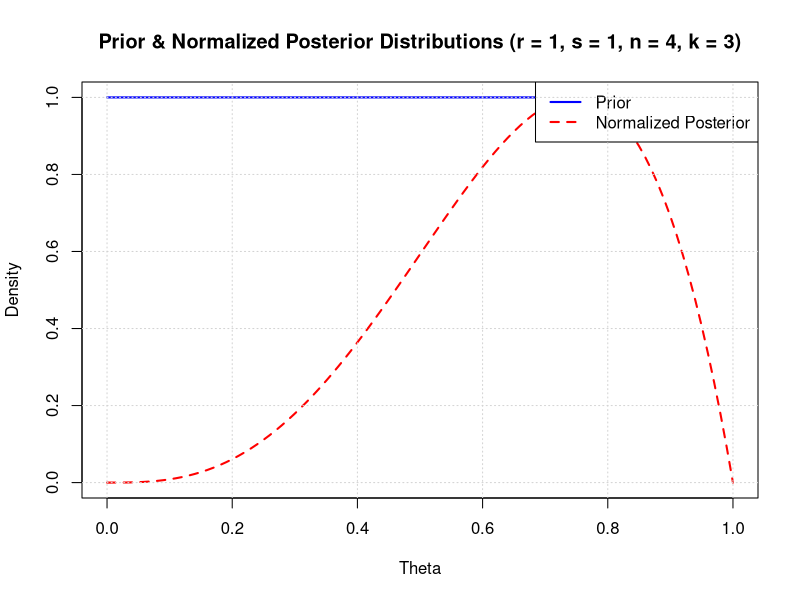
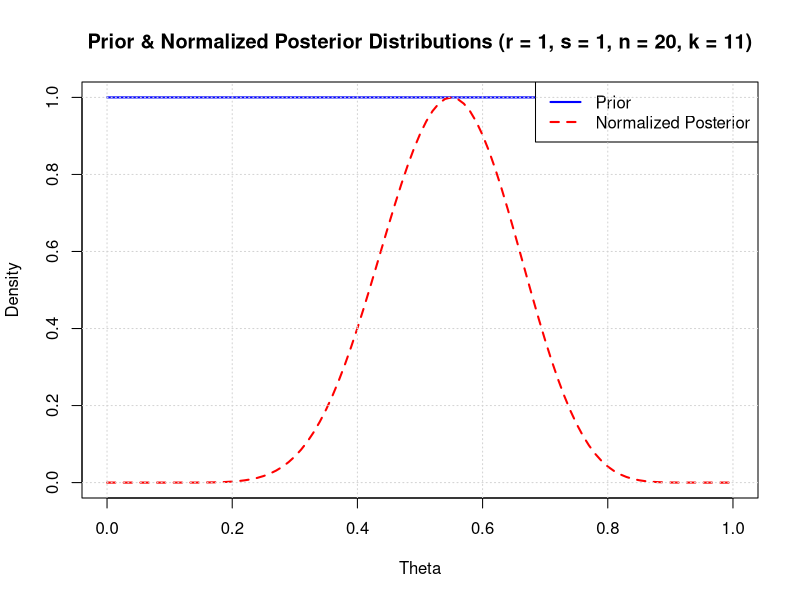
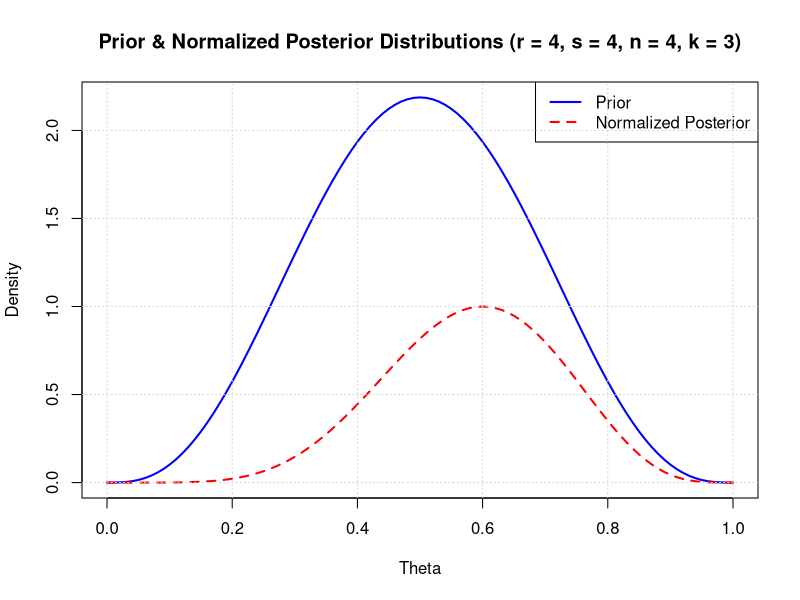
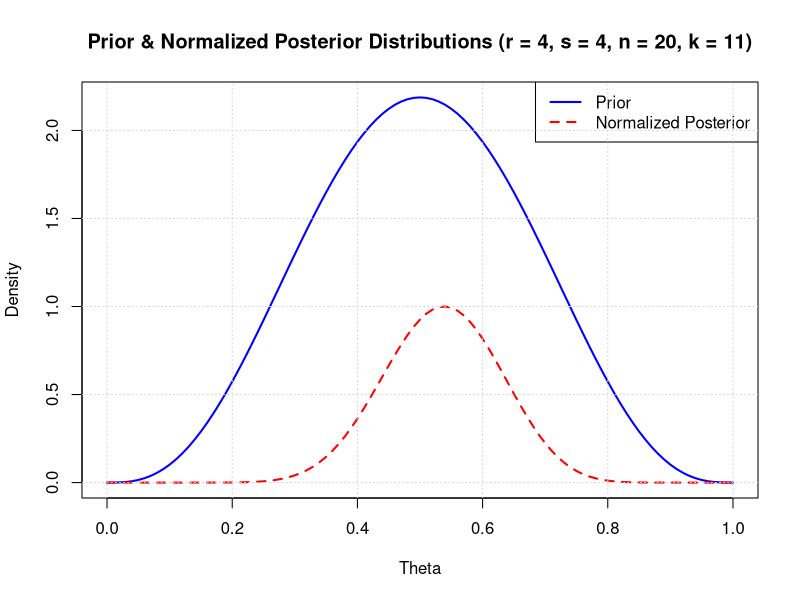

These charts were generated, in order, by the following R code:
# ##############################################################################
# Author: Edward E. Daisey
# Class: Statistical Methods & Data Analysis
# Professor: Dr. Barry Bodt
# Date: 18th of November, 2024
# Title: Assignment 9 - Bayesian Statistics
# ##############################################################################


# ############## Function to compute the prior distribution (Beta) #############
# Purpose: To compute the prior distribution (Beta) for a given value of θ, with
# parameters r and s.
# Inputs:
# theta - The probability of heads (θ), where 0 <= θ <= 1.
# r - The alpha parameter (shape1) of the Beta distribution.
# s - The beta parameter (shape2) of the Beta distribution.
# Output:
# The prior Beta distribution density at θ.
PriorDistribution <- function( theta, r, s ) {
  # Prior Distribution (Beta)
  return( ( gamma( r+s ) / (gamma( r ) * gamma( s ) ) ) * ( theta^( r-1 ) ) * ( ( 1-theta )^( s-1 ) ) )
}
# ##############################################################################


# ######### Function to compute the posterior distribution (Beta) after ########
# ######### observing n tosses with k heads ########
# Purpose: To compute the distribution posterior (Beta) after updating the prior
# with observed data.
# Inputs:
# theta - The probability of heads (θ), where 0 <= θ <= 1.
# n - The total number of coin tosses.
# k - The number of heads observed in the coin tosses.
# r - The alpha parameter (shape1) of the Beta distribution.
# s - The beta parameter (shape2) of the Beta distribution.
# Output:
# The posterior Beta distribution density at θ.
PosteriorDistribution <- function( theta, n, k, r, s ) {
  # Posterior Distribution (Beta)
  return( ( gamma( r+k+s+n ) / ( gamma( r+k ) * gamma( s+n-k ) ) ) * ( theta^( r+k-1 ) ) * ( ( 1-theta )^( s+n-k-1 ) ) )
}
# ##############################################################################


# ############# Function to calculate the probability that θ > 0.5 #############
# ############# (i.e., biased towards heads) #############
# Purpose: To compute the probability that the true probability of heads (θ)
# is greater than 0.5 using the posterior Beta distribution.
# Inputs:
# r - The alpha parameter (shape1) of the Beta distribution.
# s - The beta parameter (shape2) of the Beta distribution.
# n - The total number of coin tosses.
# k - The number of heads observed in the coin tosses.
# Output:
# The probability that θ > 0.5, based on the posterior distribution.
ProbabilityBiasedTowardsHeads <- function( r, s, n, k ) {
  # Compute the posterior parameters (α = r + k, β = s + n - k)
  alpha_posterior <- r + k
  beta_posterior <- s + n - k
  # Use pbeta to calculate the probability P(θ > 0.5) by subtracting from 1
  return( 1 - pbeta( 0.5, alpha_posterior, beta_posterior ) )
}
# ##############################################################################


# ########################## List & Process Parameters #########################
# List of parameter sets for different (r, s, n, k) combinations
# Purpose: To define a set of parameter combinations to use in the analysis.
parameter_sets <- list(
  list( r = 1, s = 1, n = 4, k = 3 ),   # Case 1: (r,s) = (1,1), (n,k) = (4,3)
  list( r = 1, s = 1, n = 20, k = 11 ), # Case 2: (r,s) = (1,1), (n,k) = (20,11)
  list( r = 4, s = 4, n = 4, k = 3 ),   # Case 3: (r,s) = (4,4), (n,k) = (4,3)
  list( r = 4, s = 4, n = 20, k = 11 )  # Case 4: (r,s) = (4,4), (n,k) = (20,11)
)
# Process each parameter set:
for ( params in parameter_sets ) {
  r <- params$r
  s <- params$s
  n <- params$n
  k <- params$k
  # Calculate the probability that θ > 0.5 (biased towards heads):
  prob_biased <- ProbabilityBiasedTowardsHeads( r, s, n, k )
  
  # Print the calculated probability:
  cat( sprintf( "For (r = %d, s = %d, n = %d, k = %d), P(θ > 0.5) = %.4f\n", r, s, n, k, prob_biased ) )
  
  # Define the sequence of theta values to evaluate the distributions over [0, 1]:
  theta_vals <- seq( 0, 1, by = 0.01 )
  
  # Compute prior and posterior densities for each theta:
  prior_vals <- sapply( theta_vals, PriorDistribution, r = r, s = s )
  posterior_vals <- sapply( theta_vals, PosteriorDistribution, n = n, k = k, r = r, s = s )
  
  # Determine max values for prior & posterior. Normalize the posterior by dividing by its maximum value:
  max_prior <- max( prior_vals )
  max_posterior <- max( posterior_vals )
  normalized_posterior <- posterior_vals / max_posterior
  y_max <- max( max_prior, 1 )
  
  # Plot Prior and Normalized Posterior Distribution on the same plot:
  plot( theta_vals, prior_vals, type = "l", col = "blue", lwd = 2,
  main = sprintf( "Prior & Normalized Posterior Distributions (r = %d, s = %d, n = %d, k = %d)", r, s, n, k ),
  xlab = "Theta", ylab = "Density", lty = 1, ylim = c( 0, y_max ) )
  lines( theta_vals, normalized_posterior, col = "red", lwd = 2, lty = 2 )
  
  # Add legend to distinguish prior and posterior:
  legend( "topright", legend = c( "Prior", "Normalized Posterior" ), col = c( "blue", "red" ), lty = c( 1, 2 ), lwd = 2 )
  grid()
}
# ##############################################################################
